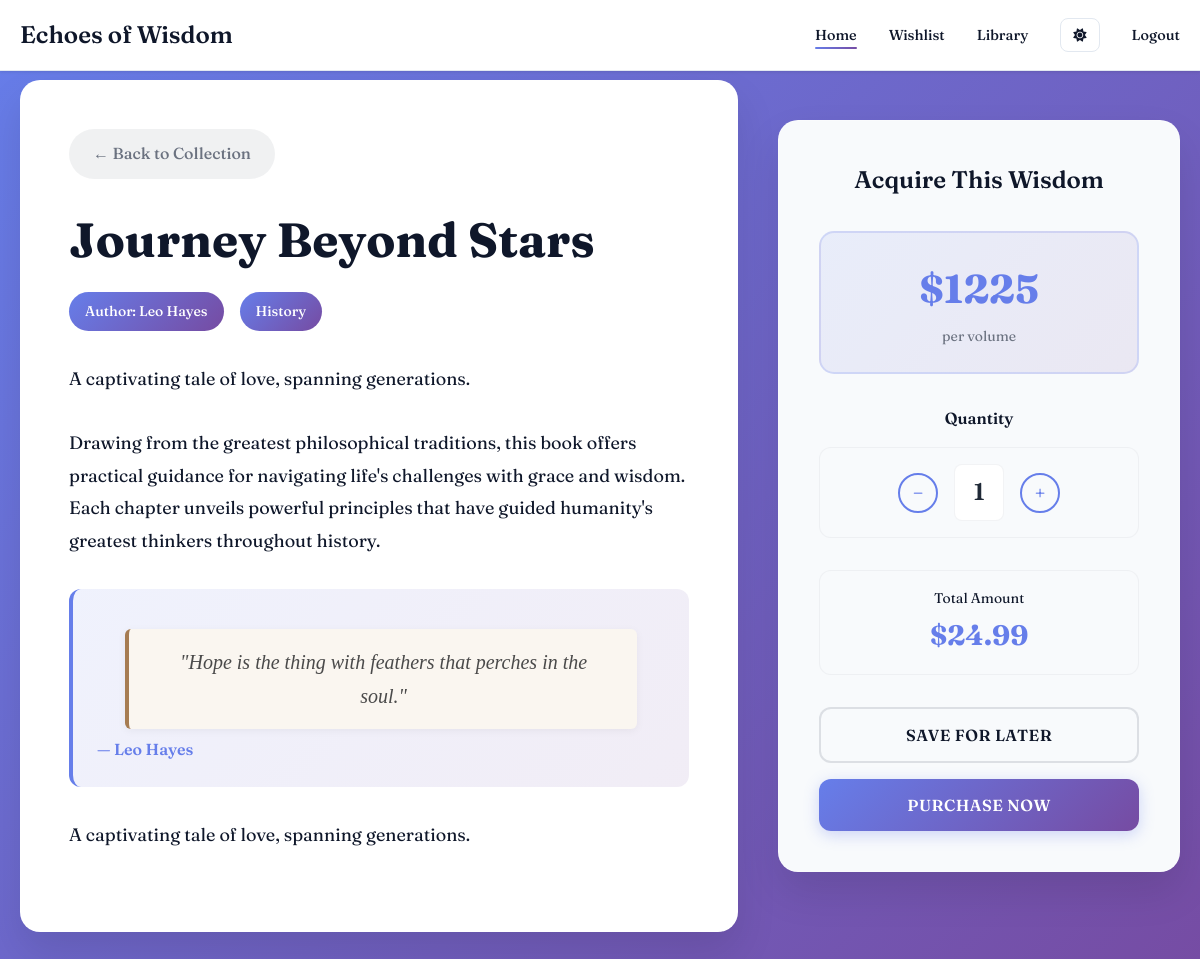
Screenshot of /details/986 (signed in) with the database file from the repository.
### app/models.py (models this page shows, shortened)
class Book(models.Model):
    name = models.TextField()
    quotes = models.TextField()
    genre = models.TextField()
    year = models.IntegerField()
    pages = models.IntegerField()
    desc = models.TextField()
    price = models.IntegerField()
    author = models.CharField(max_length=100)
    views=models.IntegerField(default=0, null=True)

### app/views.py (the view)
# urls.py: path('details/<int:id>', views.detail, name='details'),
@login_required(login_url='login')
def detail(request, id):
    cache_key = f'product_{id}'
    product = cache.get(cache_key)
    if not product:
        book = get_object_or_404(Book, id=id)
        product = model_to_dict(book)
        cache.set(cache_key, product, timeout=1200)
    return render(request, 'detail.html', {
        'product': product,
        'STRIPE_PUBLISHABLE_KEY': settings.STRIPE_PUBLISHABLE_KEY
    })

### app/templates/detail.html (shortened to what this page needs)
<!DOCTYPE html>
<html lang="en">
<head>
  <link rel="stylesheet" href="https://cdnjs.cloudflare.com/ajax/libs/font-awesome/6.0.0/css/all.min.css">
<link rel="stylesheet" href="../static/css/main.css">
</head>
<body data-theme="light">
    <nav class="navbar">
        <div class="nav-container">
            <a href="{% url 'home' %}" class="nav-logo">Echoes of Wisdom</a>
            <ul class="nav-menu">
                <li><a href="{% url 'home' %}" class="nav-link active">Home</a></li>
                <li><a href="{% url 'wishlist' %}" class="nav-link">Wishlist</a></li>
                <li><a href="{% url 'library' %}" class="nav-link">Library</a></li>
                <li>
                    <button class="theme-toggle" onclick="toggleTheme()">
                        <i class="fas fa-sun" id="theme-icon"></i>
                    </button>
                </li>
                <li><a href="{% url 'logout_view' %}" class="nav-link">Logout</a></li>
            </ul>
        </div>
    </nav>
     <section class="details">
    <div class="main-container">
        <div class="book-info">
            <nav class="back-nav">
                <a href="#" class="back-link" onclick="history.back(); return false">
                    ← Back to Collection
                </a>
            </nav>
            <h1 class="book-title">{{product.name}}</h1>
            <div class="book-meta">
                <span class="meta-tag">Author: {{product.author}}</span>
                <span class="meta-tag">{{product.genre}}</span>
            </div>
            <div class="book-description">
                {{product.desc}}
                <br><br>
                Drawing from the greatest philosophical traditions, this book offers practical guidance for navigating
                life's challenges with grace and wisdom. Each chapter unveils powerful principles that have guided
                humanity's greatest thinkers throughout history.
            </div>
            <div class="quote-section">
                <div class="quote-text">
                    "{{product.quotes}}"
                </div>
                <div class="quote-author">— {{product.author}}</div>
            </div>
            <div class="book-description">
                {{product.desc}}
            </div>
        </div>
        <div class="purchase-panel">
            <h2 class="purchase-title">Acquire This Wisdom</h2>
            <div class="price-display">
                <div class="price-amount" id="price-amount">${{product.price}}</div>
                <div class="price-label">per volume</div>
            </div>
            <div class="quantity-section">
                <div class="quantity-label">Quantity</div>
                <div class="quantity-controls">
                    <button class="quantity-btn" id="decreaseBtn">−</button>
                    <div class="quantity-display" id="quantityDisplay">1</div>
                    <button class="quantity-btn" id="increaseBtn">+</button>
                </div>
            </div>
            <div class="total-display">
                <div class="total-label">Total Amount</div>
                <div class="total-amount" id="totalAmount">$24.99</div>
            </div>
            <div class="action-buttons">
                <button class="btn btn-secondary" id="saveBtn">Save for Later</button>
                <button class="btn btn-primary" id="purchaseBtn">Purchase Now</button>
            </div>
        </div>
    </div>
    </section>
</body>
</html>

### rows the page displays
Book: name "Journey Beyond Stars", author "Leo Hayes", genre "History", desc "A captivating tale of love, spanning generations.", quotes "Hope is the thing with feathers that perches in the soul."

### other values shown
{{ product.price }} "1225"
